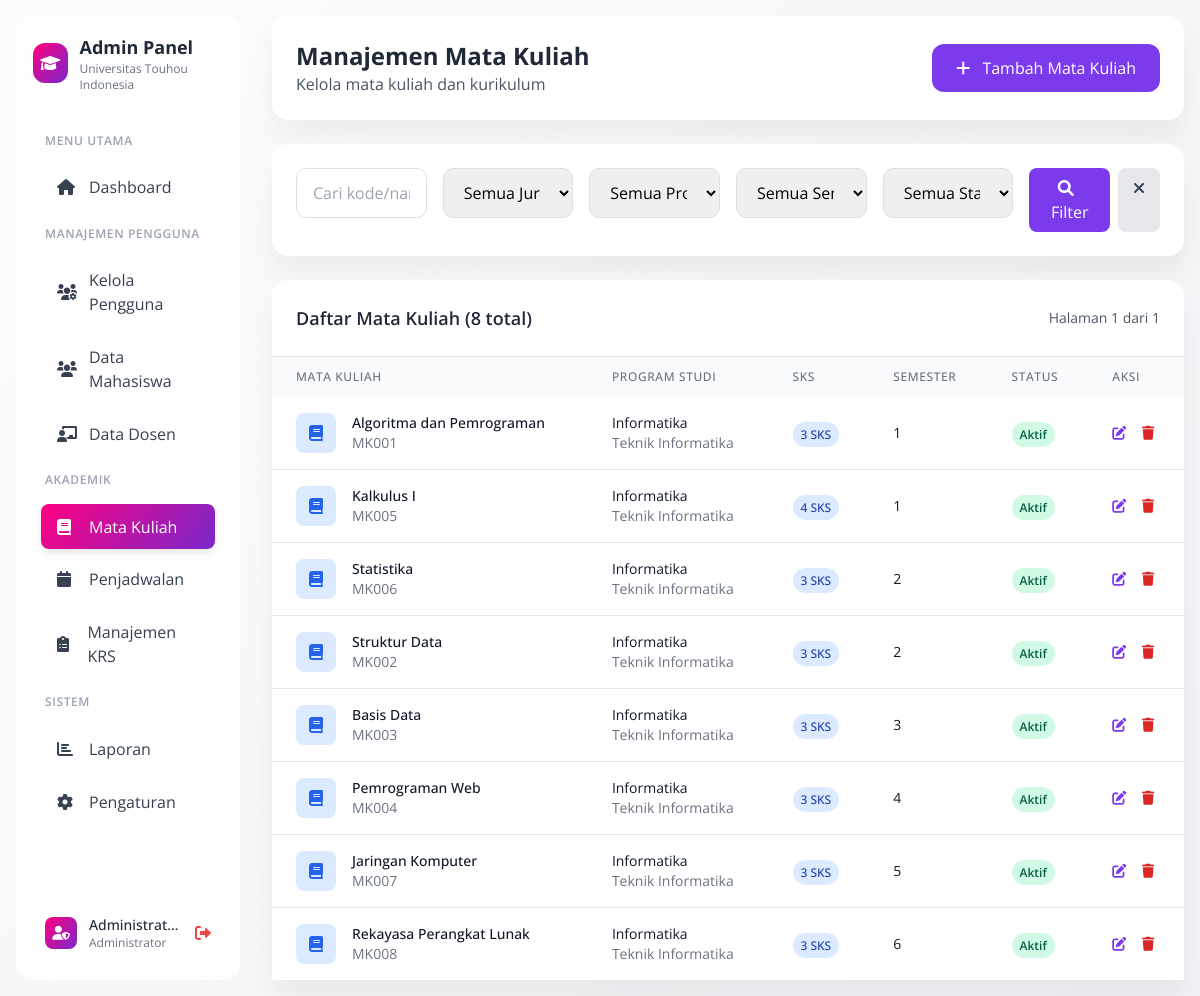
Page /sistem-krs/admin-matakuliah.php (signed in) on the committed database.
### tables this page shows
CREATE TABLE `mata_kuliah` (
  `id_matakuliah` int(11) NOT NULL,
  `kode_matakuliah` varchar(10) NOT NULL,
  `nama_matakuliah` varchar(100) NOT NULL,
  `sks` int(2) NOT NULL,
  `semester` int(2) NOT NULL,
  `deskripsi` text DEFAULT NULL,
  `created_at` timestamp NOT NULL DEFAULT current_timestamp(),
  `jurusan` varchar(100) DEFAULT NULL,
  `program_studi` varchar(100) DEFAULT NULL,
  `prasyarat` varchar(255) DEFAULT NULL,
  `status` enum('aktif','nonaktif') DEFAULT 'aktif'
);

### sistem-krs/admin-matakuliah.php (the view, shortened to what this page needs)
<?php
$database = new Database();
$conn = $database->getConnection();
$search = $_GET['search'] ?? '';
$page = $_GET['page'] ?? 1;
$limit = 10;
$offset = ($page - 1) * $limit;
$where_conditions = [];
$where_clause = !empty($where_conditions) ? 'WHERE ' . implode(' AND ', $where_conditions) : '';
$count_query = "SELECT COUNT(*) FROM mata_kuliah $where_clause";
$count_stmt = $conn->prepare($count_query);
$count_stmt->execute();
$total_records = $count_stmt->fetchColumn();
$total_pages = ceil($total_records / $limit);
$query = "SELECT * FROM mata_kuliah $where_clause ORDER BY jurusan, program_studi, semester, nama_matakuliah LIMIT :limit OFFSET :offset";
$stmt = $conn->prepare($query);
$stmt->bindValue(':limit', $limit, PDO::PARAM_INT);
$stmt->bindValue(':offset', $offset, PDO::PARAM_INT);
$stmt->execute();
$matakuliah_list = $stmt->fetchAll(PDO::FETCH_ASSOC);
?>
<!DOCTYPE html>
<html lang="id">
<head>
    <link href="https://cdn.jsdelivr.net/npm/tailwindcss@2.2.19/dist/tailwind.min.css" rel="stylesheet">
    <link href="https://cdnjs.cloudflare.com/ajax/libs/font-awesome/6.0.0/css/all.min.css" rel="stylesheet">
</head>
<body class="bg-gray-50">
    <div class="flex min-h-screen">
        <div class="w-64 p-4">
            <div class="sidebar-soft h-full p-4">
                <div class="flex items-center gap-3 mb-8">
                    <div class="w-10 h-10 bg-gradient-primary rounded-xl flex items-center justify-center">
                        <i class="fas fa-graduation-cap text-white"></i>
                    </div>
                    <div>
                        <h2 class="text-lg font-bold text-gray-800">Admin Panel</h2>
                        <p class="text-xs text-gray-500">Universitas Touhou Indonesia</p>
                    </div>
                </div>
                <nav class="space-y-2">
                    <div class="px-3 py-2">
                        <p class="text-xs font-semibold text-gray-400 uppercase tracking-wider">Menu Utama</p>
                    </div>
                    <a href="dashboard.php" class="nav-link-soft flex items-center text-gray-700 hover:text-gray-900">
                        <i class="fas fa-home w-5 mr-3"></i>
                        <span>Dashboard</span>
                    </a>
                    <div class="px-3 py-2 mt-6">
                        <p class="text-xs font-semibold text-gray-400 uppercase tracking-wider">Manajemen Pengguna</p>
                    </div>
                    <a href="admin-users.php" class="nav-link-soft flex items-center text-gray-700 hover:text-gray-900">
                        <i class="fas fa-users-cog w-5 mr-3"></i>
                        <span>Kelola Pengguna</span>
                    </a>
                    <a href="mahasiswa-admin.php"
                        class="nav-link-soft flex items-center text-gray-700 hover:text-gray-900">
                        <i class="fas fa-users w-5 mr-3"></i>
                        <span>Data Mahasiswa</span>
                    </a>
                    <a href="dosen-admin.php" class="nav-link-soft flex items-center text-gray-700 hover:text-gray-900">
                        <i class="fas fa-chalkboard-teacher w-5 mr-3"></i>
                        <span>Data Dosen</span>
                    </a>
                    <div class="px-3 py-2 mt-6">
                        <p class="text-xs font-semibold text-gray-400 uppercase tracking-wider">Akademik</p>
                    </div>
                    <a href="admin-matakuliah.php" class="nav-link-soft active flex items-center text-white">
                        <i class="fas fa-book w-5 mr-3"></i>
                        <span>Mata Kuliah</span>
                    </a>
                    <a href="admin-jadwal.php"
                        class="nav-link-soft flex items-center text-gray-700 hover:text-gray-900">
                        <i class="fas fa-calendar w-5 mr-3"></i>
                        <span>Penjadwalan</span>
                    </a>
                    <a href="admin-krs.php" class="nav-link-soft flex items-center text-gray-700 hover:text-gray-900">
                        <i class="fas fa-clipboard-list w-5 mr-3"></i>
                        <span>Manajemen KRS</span>
                    </a>
                    <div class="px-3 py-2 mt-6">
                        <p class="text-xs font-semibold text-gray-400 uppercase tracking-wider">Sistem</p>
                    </div>
                    <a href="admin-laporan.php"
                        class="nav-link-soft flex items-center text-gray-700 hover:text-gray-900">
                        <i class="fas fa-chart-bar w-5 mr-3"></i>
                        <span>Laporan</span>
                    </a>
                    <a href="admin-settings.php"
                        class="nav-link-soft flex items-center text-gray-700 hover:text-gray-900">
                        <i class="fas fa-cog w-5 mr-3"></i>
                        <span>Pengaturan</span>
                    </a>
                </nav>
                <div class="absolute bottom-4 left-4 right-4">
                    <div class="bg-white bg-opacity-50 rounded-xl p-3">
                        <div class="flex items-center gap-3">
                            <div class="w-8 h-8 bg-gradient-primary rounded-lg flex items-center justify-center">
                                <i class="fas fa-user-shield text-white text-sm"></i>
                            </div>
                            <div class="flex-1 min-w-0">
                                <p class="text-sm font-medium text-gray-800 truncate"><?php echo $_SESSION['nama']; ?>
                                </p>
                                <p class="text-xs text-gray-500">Administrator</p>
                            </div>
                            <a href="logout.php" class="text-red-500 hover:text-red-700">
                                <i class="fas fa-sign-out-alt"></i>
                            </a>
                        </div>
                    </div>
                </div>
            </div>
        </div>
        <div class="flex-1 p-4">
            <div class="card mb-6">
                <div class="p-6">
                    <div class="flex items-center justify-between">
                        <div>
                            <h1 class="text-2xl font-bold text-gray-800">Manajemen Mata Kuliah</h1>
                            <p class="text-gray-600">Kelola mata kuliah dan kurikulum</p>
                        </div>
                        <button onclick="openAddModal()"
                            class="bg-purple-600 text-white px-6 py-3 rounded-xl hover:bg-purple-700 transition-colors">
                            <i class="fas fa-plus mr-2"></i>
                            Tambah Mata Kuliah
                        </button>
                    </div>
                </div>
            </div>
            <div class="card mb-6">
                <div class="p-6">
                    <form method="GET" class="grid grid-cols-1 md:grid-cols-6 gap-4">
                        <div>
                            <input type="text" name="search" placeholder="Cari kode/nama mata kuliah..."
                                value="<?php echo htmlspecialchars($search); ?>" class="form-input w-full">
                        </div>
                        <div>
                            <select name="jurusan" class="form-input w-full">
                                <option value="">Semua Jurusan</option>
                            </select>
                        </div>
                        <div>
                            <select name="program_studi" class="form-input w-full">
                                <option value="">Semua Program Studi</option>
                            </select>
                        </div>
                        <div>
                            <select name="semester" class="form-input w-full">
                                <option value="">Semua Semester</option>
                            </select>
                        </div>
                        <div>
                            <select name="status" class="form-input w-full">
                                <option value="">Semua Status</option>
                            </select>
                        </div>
                        <div class="flex gap-2">
                            <button type="submit"
                                class="bg-purple-600 text-white px-4 py-2 rounded-lg hover:bg-purple-700 flex-1">
                                <i class="fas fa-search mr-2"></i>Filter
                            </button>
                            <a href="admin-matakuliah.php"
                                class="px-4 py-2 bg-gray-200 text-gray-700 rounded-lg hover:bg-gray-300">
                                <i class="fas fa-times"></i>
                            </a>
                        </div>
                    </form>
                </div>
            </div>
            <div class="card">
                <div class="p-6 border-b">
                    <div class="flex justify-between items-center">
                        <h3 class="text-lg font-semibold text-gray-800">
                            Daftar Mata Kuliah (<?php echo $total_records; ?> total)
                        </h3>
                        <div class="text-sm text-gray-600">
                            Halaman <?php echo $page; ?> dari <?php echo $total_pages; ?>
                        </div>
                    </div>
                </div>
                <div class="overflow-x-auto">
                    <table class="w-full">
                        <thead class="bg-gray-50">
                            <tr>
                                <th
                                    class="px-6 py-3 text-left text-xs font-medium text-gray-500 uppercase tracking-wider">
                                    Mata Kuliah</th>
                                <th
                                    class="px-6 py-3 text-left text-xs font-medium text-gray-500 uppercase tracking-wider">
                                    Program Studi</th>
                                <th
                                    class="px-6 py-3 text-left text-xs font-medium text-gray-500 uppercase tracking-wider">
                                    SKS</th>
                                <th
                                    class="px-6 py-3 text-left text-xs font-medium text-gray-500 uppercase tracking-wider">
                                    Semester</th>
                                <th
                                    class="px-6 py-3 text-left text-xs font-medium text-gray-500 uppercase tracking-wider">
                                    Status</th>
                                <th
                                    class="px-6 py-3 text-left text-xs font-medium text-gray-500 uppercase tracking-wider">
                                    Aksi</th>
                            </tr>
                        </thead>
                        <tbody class="bg-white divide-y divide-gray-200">
                            <?php foreach ($matakuliah_list as $mk): ?>
                            <tr class="hover:bg-gray-50">
                                <td class="px-6 py-4 whitespace-nowrap">
                                    <div class="flex items-center">
                                        <div class="w-10 h-10 bg-blue-100 rounded-lg flex items-center justify-center">
                                            <i class="fas fa-book text-blue-600"></i>
                                        </div>
                                        <div class="ml-4">
                                            <div class="text-sm font-medium text-gray-900">
                                                <?php echo $mk['nama_matakuliah']; ?></div>
                                            <div class="text-sm text-gray-500"><?php echo $mk['kode_matakuliah']; ?>
                                            </div>
                                        </div>
                                    </div>
                                </td>
                                <td class="px-6 py-4 whitespace-nowrap">
                                    <div class="text-sm text-gray-900"><?php echo $mk['program_studi']; ?></div>
                                    <div class="text-sm text-gray-500"><?php echo $mk['jurusan']; ?></div>
                                </td>
                                <td class="px-6 py-4 whitespace-nowrap">
                                    <span class="px-2 py-1 bg-blue-100 text-blue-800 rounded-full text-xs font-medium">
                                        <?php echo $mk['sks']; ?> SKS
                                    </span>
                                </td>
                                <td class="px-6 py-4 whitespace-nowrap text-sm text-gray-900">
                                    <?php echo $mk['semester']; ?>
                                </td>
                                <td class="px-6 py-4 whitespace-nowrap">
                                    <span
                                        class="px-2 py-1 text-xs font-semibold rounded-full
                                        <?php echo $mk['status'] == 'aktif' ? 'bg-green-100 text-green-800' : 'bg-red-100 text-red-800'; ?>">
                                        <?php echo ucfirst($mk['status']); ?>
                                    </span>
                                </td>
                                <td class="px-6 py-4 whitespace-nowrap text-sm font-medium">
                                    <button onclick="editMatakuliah(<?php echo htmlspecialchars(json_encode($mk)); ?>)"
                                        class="text-purple-600 hover:text-purple-900 mr-3">
                                        <i class="fas fa-edit"></i>
                                    </button>
                                    <button
                                        onclick="deleteMatakuliah(<?php echo $mk['id_matakuliah']; ?>, '<?php echo $mk['nama_matakuliah']; ?>')"
                                        class="text-red-600 hover:text-red-900">
                                        <i class="fas fa-trash"></i>
                                    </button>
                                </td>
                            </tr>
                            <?php endforeach; ?>
                        </tbody>
                    </table>
                </div>
            </div>
        </div>
    </div>
</body>
</html>

### sistem-krs/admin-matakuliah.php (style rules this page uses)
body { background: linear-gradient(310deg, #f0f2f5 0%, #fcfcfc 100%); font-family: 'Open Sans', sans-serif; }
.sidebar-soft { background: rgba(255, 255, 255, 0.8); backdrop-filter: blur(42px); border-radius: 1rem; border: 1px solid rgba(255, 255, 255, 0.05); }
.nav-link-soft { border-radius: 0.5rem; margin: 0.125rem 0.5rem; padding: 0.65rem 1rem; transition: all 0.15s ease-in; }
.nav-link-soft.active { background: linear-gradient(310deg, #7928ca 0%, #ff0080 100%); color: white; box-shadow: 0 4px 7px -1px rgba(0, 0, 0, 0.11); }
.card { background: #fff; border-radius: 1rem; box-shadow: 0 20px 27px 0 rgba(0, 0, 0, 0.05); border: 0; }
.bg-gradient-primary { background: linear-gradient(310deg, #7928ca 0%, #ff0080 100%); }
.form-input { border: 1px solid #e0e0e0; border-radius: 10px; padding: 12px 16px; transition: all 0.3s ease; }

### rows in the picture
mata_kuliah: nama_matakuliah "Algoritma dan Pemrograman", kode_matakuliah "MK001", program_studi "Informatika", jurusan "Teknik Informatika", sks "3", semester "1", status "Aktif"
mata_kuliah: nama_matakuliah "Kalkulus I", kode_matakuliah "MK005", program_studi "Informatika", jurusan "Teknik Informatika", sks "4", semester "1", status "Aktif"
mata_kuliah: nama_matakuliah "Statistika", kode_matakuliah "MK006", program_studi "Informatika", jurusan "Teknik Informatika", sks "3", semester "2", status "Aktif"
mata_kuliah: nama_matakuliah "Struktur Data", kode_matakuliah "MK002", program_studi "Informatika", jurusan "Teknik Informatika", sks "3", semester "2", status "Aktif"
mata_kuliah: nama_matakuliah "Basis Data", kode_matakuliah "MK003", program_studi "Informatika", jurusan "Teknik Informatika", sks "3", semester "3", status "Aktif"
mata_kuliah: nama_matakuliah "Pemrograman Web", kode_matakuliah "MK004", program_studi "Informatika", jurusan "Teknik Informatika", sks "3", semester "4", status "Aktif"
mata_kuliah: nama_matakuliah "Jaringan Komputer", kode_matakuliah "MK007", program_studi "Informatika", jurusan "Teknik Informatika", sks "3", semester "5", status "Aktif"
mata_kuliah: nama_matakuliah "Rekayasa Perangkat Lunak", kode_matakuliah "MK008", program_studi "Informatika", jurusan "Teknik Informatika", sks "3", semester "6", status "Aktif"

### other values in the picture
$_SESSION['nama'] "Administrat…"
$total_records "8"
$page "1"
$total_pages "1"
